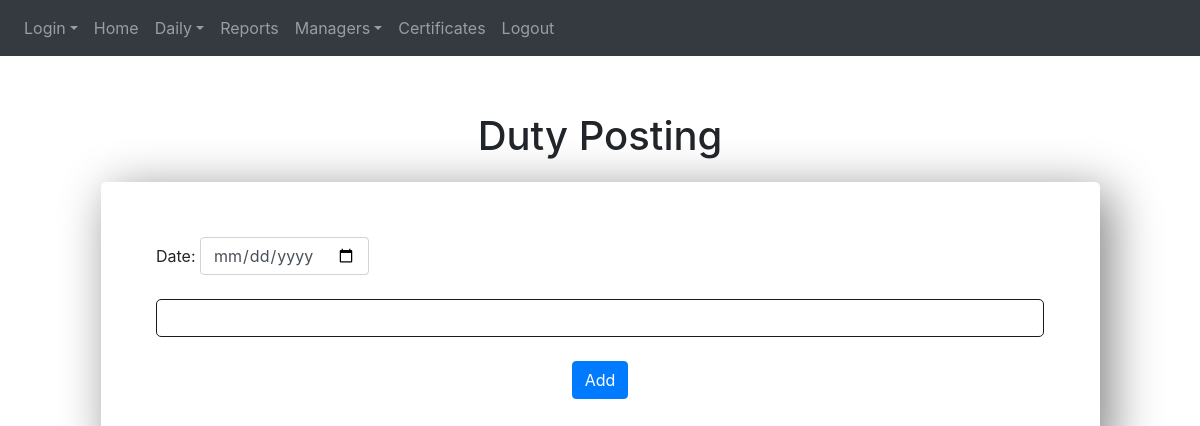
The app's page /dutyposting, older data.
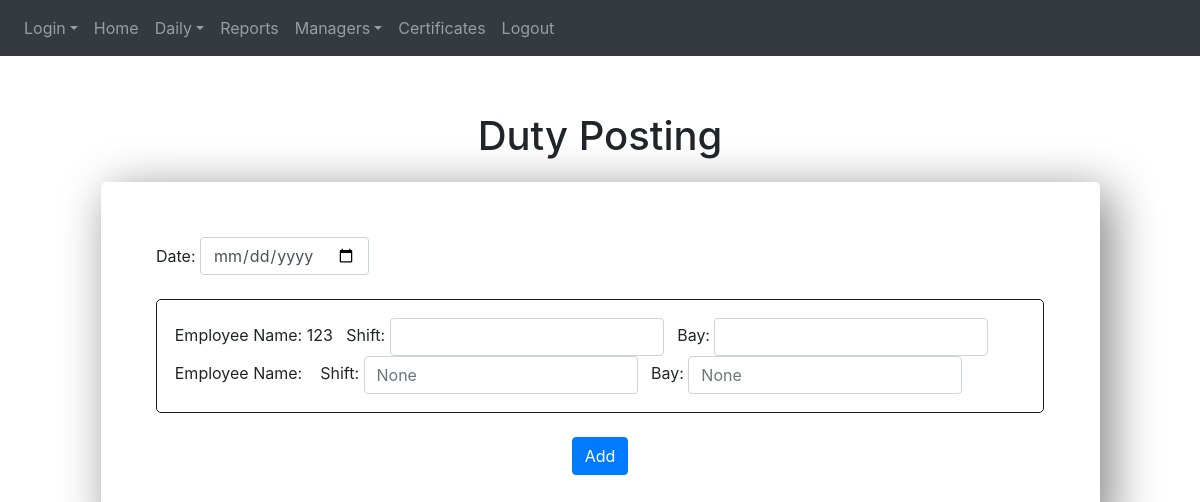
The same page, newer data.
### website/models.py (models this page shows)
class employee(db.Model):
    emp_id = db.Column(db.Integer, primary_key = True)
    name = db.Column(db.String(150))
    dob = db.Column(db.Date)
    address = db.Column(db.String(300))
    phone = db.Column(db.String(150))
    emp_id_sales = db.relationship('sales')
    emp_id_duty = db.relationship('duty_posting')
    excess_short = db.Column(db.Integer)
    advance = db.Column(db.Integer)

### website/views.py (the view)
@views.route('/dutyposting', methods=['GET','POST'])
def dutyposting():
    name = {}
    shift = {}
    bay = {}
    for employee1 in employee.query.all():
        name[employee1.emp_id] = employee.name
        shift[employee1.emp_id] = request.form.get("shift")
        bay[employee1.emp_id] = request.form.get("bay")
    if request.method == 'POST':
        for employee1 in employee.query.all():
            duty = duty_posting(date=date.today(), shift=shift[employee1.emp_id], bay=bay[employee1.emp_id])
            db.session.add(duty)
            db.session.commit()
            print("check")
    employees = employee.query.all()
    dutyposting = duty_posting.query.all()
    return render_template("dutyposting.html", employees = employees, name = name, shift = shift, bay = bay, dutyposting=dutyposting)

### website/templates/dutyposting.html (shortened to what this page needs)
{% extends 'base.html' %}
{% block content %}
<h1 align="center" style="margin-top: 5%;">Duty Posting</h1>
<div
      style="margin: 5%; margin-top: 2%; border: black 2px; padding: 5%; border-radius: 5px; box-shadow: 10px 10px 50px grey">
      <form method="POST">
            <div class="form-inline">
                  <label for="date">Date:&nbsp;</label>
                  <input type="date" class="form-control" id="date" name="date" style="margin-right: 10%;" />
            </div>
            <br>
            <div style="border: solid rgb(27, 26, 26) 1px; border-radius: 5px; padding: 2%;" class="form-inline">
                  {% for employee1 in employees %}
                  <div>
                  Employee Name:&nbsp;{{employee1.name}}&nbsp;&nbsp;
                  Shift:&nbsp;<input type="text" class="form-control" id="shift" name="shift"
                        placeholder="{{shift[employee1.emp_id-1]}}">&nbsp;&nbsp;
                  Bay:&nbsp;<input type="text" class="form-control" id="bay" name="bay"
                        placeholder="{{bay[employee1.emp_id-1]}}">&nbsp;&nbsp;
                  </div>
                  <br>
                  {% endfor %}
            </div>
            <br>
            <div align="center">
                  <button type="submit" class="btn btn-primary">Add</button>
            </div>
      </form>
</div>
</div>
{% endblock %}

Row changes from the older to the newer data that the page shows:
added employee: name "123"
added employee: shift "None", bay "None"
